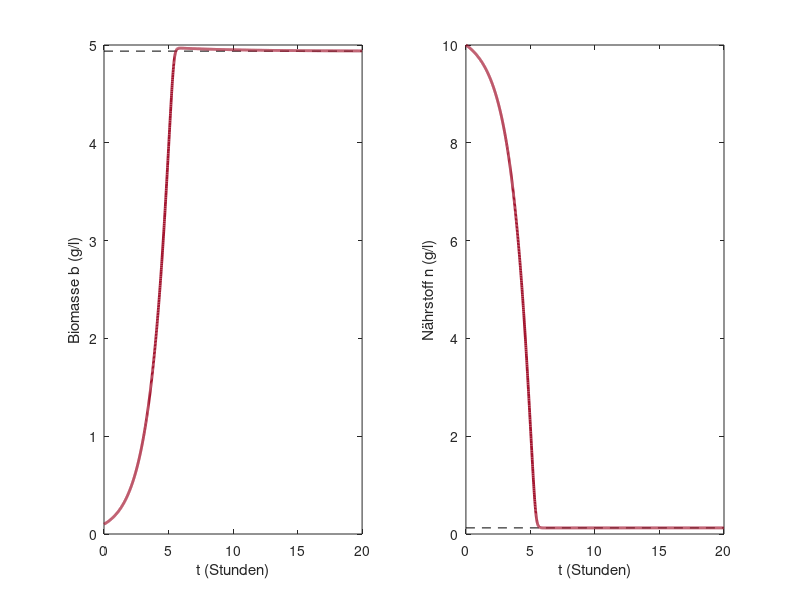

This chart was generated by the following MATLAB code:
% Abb. 4.20: Biomasse und Nährstoff im Bioreaktor (Buch, Abschnitt 4.4, Gl. 4.17)
% db/dt = K(n) b - D b,  dn/dt = -nu K(n) b - D n + D n_in  mit K(n) = kmax n/(k50 + n), D = 0.2, n_in = 10, nu = 2, kmax = 1, k50 = 0.5
% Start mit b(0) = 0.1 g/l und n(0) = n_in; gestrichelt der stationäre Zustand n* = D k50/(kmax - D), b* = (n_in - n*)/nu
% (c) 2026 Philipp Kügler · Programm zum Buch „Dynamische Systeme in den Lebenswissenschaften“ · MIT-Lizenz (siehe LICENSE)
D = 0.2; nin = 10; nu = 2; kmax = 1; k50 = 0.5;      % D in 1/h, Konzentrationen in g/l
K = @(n) kmax * n ./ (k50 + n);                        % Wachstumsrate nach Monod
f = @(t, z) [K(z(2)) * z(1) - D * z(1); -nu * K(z(2)) * z(1) - D * z(2) + D * nin];
opt = odeset('RelTol', 1e-9, 'AbsTol', 1e-11);
[t, z] = ode45(f, linspace(0, 20, 2001), [0.1; nin], opt);
b = z(:, 1); n = z(:, 2);
ns = D * k50 / (kmax - D); bs = (nin - ns) / nu;
fprintf('stationär: n* = %.4f g/l,  b* = %.4f g/l\n', ns, bs);
[bm, im] = max(b);
fprintf('b(20) = %.4f,  n(20) = %.4f;  größte Biomasse %.4f bei t = %.2f h\n', b(end), n(end), bm, t(im));
subplot(1, 2, 1);
plot([0 20], [bs bs], 'k--'); hold on; plot(t, b, 'Color', [0.64 0.08 0.18], 'LineWidth', 2); hold off
xlabel('t (Stunden)'); ylabel('Biomasse b (g/l)');
subplot(1, 2, 2);
plot([0 20], [ns ns], 'k--'); hold on; plot(t, n, 'Color', [0.64 0.08 0.18], 'LineWidth', 2); hold off
xlabel('t (Stunden)'); ylabel('Nährstoff n (g/l)');
